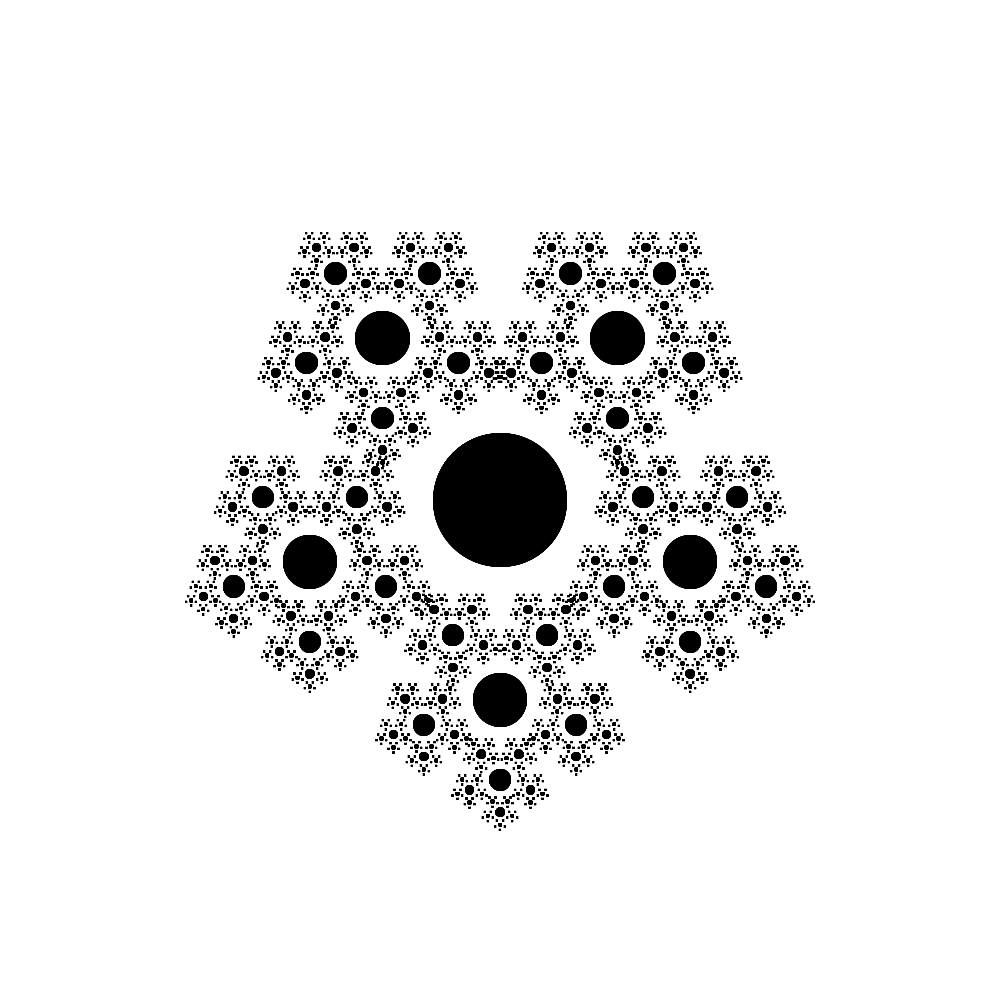
Frame 1 (no input)
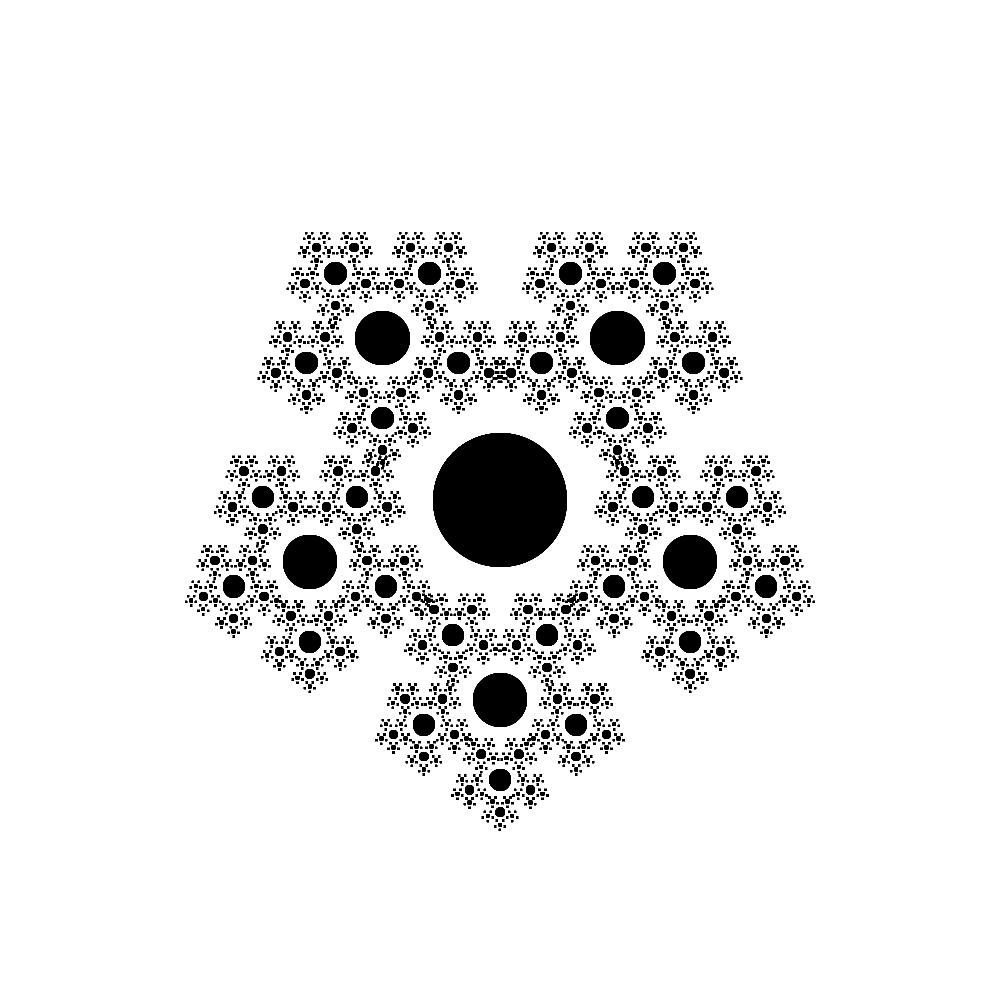
Frame 2 (the mouse pressed at the canvas centre, redrawn once)

The Processing sketch that drew these frames (run headless with seeded random() and noise(); the mouse was pressed at the canvas centre and the sketch redrawn once):

// Processing sketch: ex4_2_5
// ── ex4_2_5.pde
PImage img_out;
void setup() {
  size(1000, 1000);
  background(255);
  stroke(color(0,0,0));
  noLoop();

}

void draw(){
  drawfig3(5, 200.0, 500.0,500.0);
  save("ex4_2_5.jpg");
}

void drawfig3(int n, float leng,float XO,float YO) {        
   float x, y, ang;  float[] rx,ry;
   rx=new float[5]; ry=new float[5]; 
   for(int k=0;k<5;k++)
     { ang=3.141592/180*k*72;
       rx[k] = leng*sin(ang) + XO;
       ry[k] = leng*cos(ang) + YO;
       fill(0);
       ellipse(XO,YO,leng*2/3,leng*2/3);
      };
  if (n == 0) {return;};
     for(int k=0;k<5;k++)
      {
        drawfig3(n - 1, leng*1.2/3, rx[k], ry[k]);
      }
}
